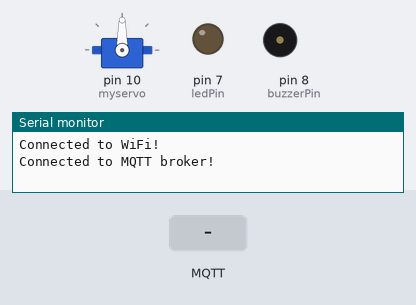
A program run on a simulated Arduino Uno WiFi Rev2. On the bench: servo, output pins drawn as LEDs (lit = HIGH), buzzer (waves = sounding), the last lines printed to the serial monitor. Inputs (shaded band) come from the test bench. WiFi joins after 1.5 s; servers stay silent unless stated; no MQTT or app messages arrive unless stated.

Above: at 2.7 s.
2.8 s: MQTT message "1" arrives on the first subscribed topic
At 3.65 s:
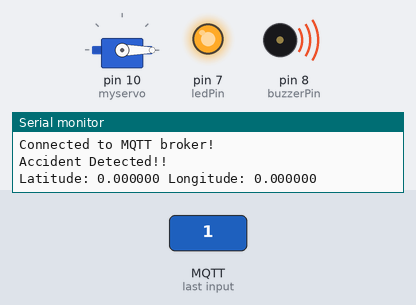
At 5.65 s:
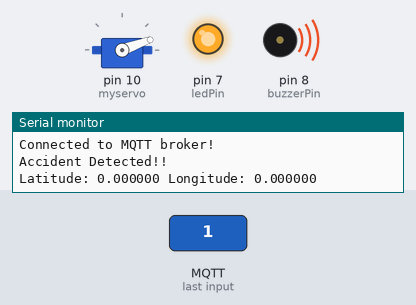
Timing chart, 0 to 37.3 s (numbered marks = the images above; inputs shaded):
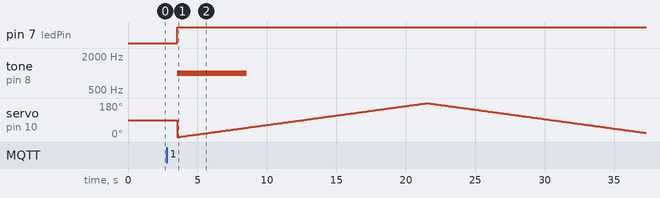

Measured:
- after the input at 2.8 s, pin 7 (ledPin): LOW → HIGH after 0.75 s; tone on pin 8 (buzzerPin): silent → 1000 Hz after 0.75 s, → silent 5.0 s later; servo on pin 10 (myservo): 90° → 0° after 0.75 s, → 1° 0.10 s later, → 2° 0.10 s later, → 3° 0.10 s later, … (337 changes in this stretch)

The program:

main.cpp
```cpp
#include <SPI.h>
#include <WiFiNINA.h>
#include <PubSubClient.h>
#include <ArduinoJson.h>
#include <Servo.h>
#include "super_secret.h"


const char* ssid = super_secretSSID;
const char* password = super_secretPASS;
const int buzzerPin = 8;
const int ledPin = 7;

const char* mqttServer = "192.168.103.242";
const int mqttPort = 1883;

WiFiClient wifiClient;
PubSubClient client(wifiClient);
Servo myservo;

bool recv_status = false;
const char* topic = "Hospital/rescue_console";
char rx_buf[1024];

//const char* topic2 = "Car/ /GPS_Data";
StaticJsonDocument<200> doc;

void json_parser(char *buf);

void reconnect() {
  while (!client.connected()) {
    if (client.connect("rescue_client")) {
      Serial.println("Reconnected to MQTT broker!");
      client.subscribe(topic);
      //client.subscribe(topic2);
    } else {
      Serial.println("Failed to reconnect to MQTT broker. Retrying in 5 seconds...");
      delay(5000);
    }
  }
}

void messageCallback(char* topic, byte* payload, unsigned int length) {

  Serial.println("Accident Detected!!");
  for (int i = 0; i < length; i++) {
    rx_buf[i] = payload[i];
  }
  // Serial.print("Rx Buf: ");
  // Serial.println(rx_buf);
  recv_status = true;

}

void rescueAction(double lat, double lon){

  // This funcion will do the dispatch drone and alert ambulance


  digitalWrite(ledPin, HIGH);

  // Run the buzzer
  tone(buzzerPin, 1000, 5000);

  // Run servo
  for(int i = 0; i<180; i++){
   myservo.write(i);
   delay(100);
  }

  for (int i = 180-1; i >0; i--){
   myservo.write(i);
   delay(100);
  }
  digitalWrite(ledPin, LOW);
  delay(1000);

}


void json_parser(char *json){

   DeserializationError error = deserializeJson(doc, json);

  // Test if parsing succeeds.
  if (error) {
    Serial.print(F("deserializeJson() failed: "));
    Serial.println(error.f_str());
    return;
  }


  double latitude = doc["latitude"];
  double longitude = doc["longitude"];

  Serial.print("Latitude: ");
  Serial.print(latitude, 6);
  Serial.print(" Longitude: ");
  Serial.println(longitude, 6);

  rescueAction(latitude, longitude);
}


void setup() {

  Serial.begin(9600);

  WiFi.begin(ssid, password); // Connect to Wi-Fi
  while (WiFi.status() != WL_CONNECTED) {
    delay(1000);
    Serial.println("Connecting to WiFi...");
  }
  Serial.println("Connected to WiFi!");

  client.setServer(mqttServer, mqttPort);   // setting mqtt broker
  client.setCallback(messageCallback);
  myservo.attach(10);
  pinMode(buzzerPin, OUTPUT);
  pinMode(ledPin, OUTPUT);

  // Connect to MQTT broker
  while (!client.connected()) {
    if (client.connect("rescue_client")) {
      Serial.println("Connected to MQTT broker!");
      client.subscribe(topic);
    } else {
      Serial.println("Failed to connect to MQTT broker. Retrying in 5 seconds...");
      delay(5000);
    }
  }
}

void loop() {

  int ret;
  if (!client.connected()) {    // Maintain the MQTT connection
    reconnect();
  }
  client.loop();

  if (recv_status == true)
  {
    json_parser(rx_buf);
    recv_status = false;
  }

  delay(1000);

}
```
